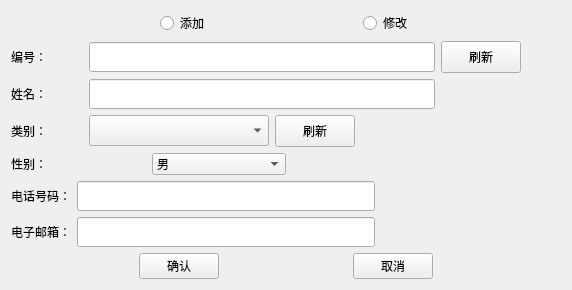
       <widget class="QWidget" name="tab_5">
        <attribute name="title">
         <string>添加修改联系人</string>
        </attribute>
        <layout class="QVBoxLayout" name="verticalLayout_5">
         <item>
          <layout class="QHBoxLayout" name="horizontalLayout_35">
           <item>
            <spacer name="horizontalSpacer_47">
             <property name="orientation">
              <enum>Qt::Horizontal</enum>
             </property>
             <property name="sizeHint" stdset="0">
              <size>
               <width>40</width>
               <height>20</height>
              </size>
             </property>
            </spacer>
           </item>
           <item>
            <widget class="QRadioButton" name="rdbn_add">
             <property name="text">
              <string>添加</string>
             </property>
            </widget>
           </item>
           <item>
            <spacer name="horizontalSpacer_49">
             <property name="orientation">
              <enum>Qt::Horizontal</enum>
             </property>
             <property name="sizeHint" stdset="0">
              <size>
               <width>40</width>
               <height>20</height>
              </size>
             </property>
            </spacer>
           </item>
           <item>
            <widget class="QRadioButton" name="rdbn_change">
             <property name="text">
              <string>修改</string>
             </property>
            </widget>
           </item>
           <item>
            <spacer name="horizontalSpacer_48">
             <property name="orientation">
              <enum>Qt::Horizontal</enum>
             </property>
             <property name="sizeHint" stdset="0">
              <size>
               <width>40</width>
               <height>20</height>
              </size>
             </property>
            </spacer>
           </item>
          </layout>
         </item>
         <item>
          <layout class="QHBoxLayout" name="horizontalLayout_30">
           <item>
            <layout class="QHBoxLayout" name="horizontalLayout_20">
             <item>
              <widget class="QLabel" name="label_12">
               <property name="minimumSize">
                <size>
                 <width>72</width>
                 <height>30</height>
                </size>
               </property>
               <property name="maximumSize">
                <size>
                 <width>72</width>
                 <height>30</height>
                </size>
               </property>
               <property name="text">
                <string>编号：</string>
               </property>
              </widget>
             </item>
             <item>
              <widget class="QLineEdit" name="le_connectnum">
               <property name="minimumSize">
                <size>
                 <width>346</width>
                 <height>30</height>
                </size>
               </property>
               <property name="maximumSize">
                <size>
                 <width>346</width>
                 <height>30</height>
                </size>
               </property>
               <property name="clearButtonEnabled">
                <bool>true</bool>
               </property>
              </widget>
             </item>
            </layout>
           </item>
           <item>
            <widget class="QPushButton" name="refreshnum">
             <property name="minimumSize">
              <size>
               <width>80</width>
               <height>32</height>
              </size>
             </property>
             <property name="maximumSize">
              <size>
               <width>80</width>
               <height>32</height>
              </size>
             </property>
             <property name="text">
              <string>刷新</string>
             </property>
            </widget>
           </item>
           <item>
            <spacer name="horizontalSpacer_35">
             <property name="orientation">
              <enum>Qt::Horizontal</enum>
             </property>
             <property name="sizeHint" stdset="0">
              <size>
               <width>40</width>
               <height>20</height>
              </size>
             </property>
            </spacer>
           </item>
          </layout>
         </item>
         <item>
          <layout class="QHBoxLayout" name="horizontalLayout_29">
           <item>
            <layout class="QHBoxLayout" name="horizontalLayout_21">
             <item>
              <widget class="QLabel" name="label_13">
               <property name="minimumSize">
                <size>
                 <width>72</width>
                 <height>30</height>
                </size>
               </property>
               <property name="maximumSize">
                <size>
                 <width>72</width>
                 <height>30</height>
                </size>
               </property>
               <property name="text">
                <string>姓名：</string>
               </property>
              </widget>
             </item>
             <item>
              <widget class="QLineEdit" name="le_connectname">
               <property name="minimumSize">
                <size>
                 <width>346</width>
                 <height>30</height>
                </size>
               </property>
               <property name="maximumSize">
                <size>
                 <width>346</width>
                 <height>30</height>
                </size>
               </property>
               <property name="clearButtonEnabled">
                <bool>true</bool>
               </property>
              </widget>
             </item>
            </layout>
           </item>
           <item>
            <spacer name="horizontalSpacer_34">
             <property name="orientation">
              <enum>Qt::Horizontal</enum>
             </property>
             <property name="sizeHint" stdset="0">
              <size>
               <width>40</width>
               <height>20</height>
              </size>
             </property>
            </spacer>
           </item>
          </layout>
         </item>
         <item>
          <layout class="QHBoxLayout" name="horizontalLayout_10" stretch="5,1,4">
           <item>
            <layout class="QHBoxLayout" name="horizontalLayout_50" stretch="0">
             <item>
              <layout class="QHBoxLayout" name="horizontalLayout_49" stretch="2,5">
               <item>
                <widget class="QLabel" name="label_14">
                 <property name="text">
                  <string>类别：</string>
                 </property>
                </widget>
               </item>
               <item>
                <widget class="QComboBox" name="comboBox">
                 <property name="font">
                  <font>
                   <pointsize>14</pointsize>
                  </font>
                 </property>
                 <property name="currentIndex">
                  <number>-1</number>
                 </property>
                 <property name="duplicatesEnabled">
                  <bool>false</bool>
                 </property>
                </widget>
               </item>
              </layout>
             </item>
            </layout>
           </item>
           <item>
            <widget class="QPushButton" name="refresh">
             <property name="minimumSize">
              <size>
               <width>80</width>
               <height>32</height>
              </size>
             </property>
             <property name="maximumSize">
              <size>
               <width>80</width>
               <height>32</height>
              </size>
             </property>
             <property name="text">
              <string>刷新</string>
             </property>
            </widget>
           </item>
           <item>
            <spacer name="horizontalSpacer_25">
             <property name="orientation">
              <enum>Qt::Horizontal</enum>
             </property>
             <property name="sizeHint" stdset="0">
              <size>
               <width>40</width>
               <height>20</height>
              </size>
             </property>
            </spacer>
           </item>
          </layout>
         </item>
         <item>
          <layout class="QHBoxLayout" name="horizontalLayout_28" stretch="1,1">
           <item>
            <layout class="QHBoxLayout" name="horizontalLayout_22">
             <item>
              <widget class="QLabel" name="label_15">
               <property name="text">
                <string>性别：</string>
               </property>
              </widget>
             </item>
             <item>
              <widget class="QComboBox" name="comboBox_sex">
               <item>
                <property name="text">
                 <string>男</string>
                </property>
               </item>
               <item>
                <property name="text">
                 <string>女</string>
                </property>
               </item>
              </widget>
             </item>
            </layout>
           </item>
           <item>
            <spacer name="horizontalSpacer_36">
             <property name="orientation">
              <enum>Qt::Horizontal</enum>
             </property>
             <property name="sizeHint" stdset="0">
              <size>
               <width>40</width>
               <height>20</height>
              </size>
             </property>
            </spacer>
           </item>
          </layout>
         </item>
         <item>
          <layout class="QHBoxLayout" name="horizontalLayout_27">
           <item>
            <layout class="QHBoxLayout" name="horizontalLayout_23">
             <item>
              <widget class="QLabel" name="label_16">
               <property name="text">
                <string>电话号码：</string>
               </property>
              </widget>
             </item>
             <item>
              <widget class="QLineEdit" name="le_phonenum">
               <property name="minimumSize">
                <size>
                 <width>298</width>
                 <height>30</height>
                </size>
               </property>
               <property name="maximumSize">
                <size>
                 <width>298</width>
                 <height>30</height>
                </size>
               </property>
               <property name="clearButtonEnabled">
                <bool>true</bool>
               </property>
              </widget>
             </item>
            </layout>
           </item>
           <item>
            <spacer name="horizontalSpacer_37">
             <property name="orientation">
              <enum>Qt::Horizontal</enum>
             </property>
             <property name="sizeHint" stdset="0">
              <size>
               <width>40</width>
               <height>20</height>
              </size>
             </property>
            </spacer>
           </item>
          </layout>
         </item>
         <item>
          <layout class="QHBoxLayout" name="horizontalLayout_26">
           <item>
            <layout class="QHBoxLayout" name="horizontalLayout_24">
             <item>
              <widget class="QLabel" name="label_17">
               <property name="text">
                <string>电子邮箱：</string>
               </property>
              </widget>
             </item>
             <item>
              <widget class="QLineEdit" name="le_connectmail">
               <property name="minimumSize">
                <size>
                 <width>298</width>
                 <height>30</height>
                </size>
               </property>
               <property name="maximumSize">
                <size>
                 <width>298</width>
                 <height>30</height>
                </size>
               </property>
               <property name="clearButtonEnabled">
                <bool>true</bool>
               </property>
              </widget>
             </item>
            </layout>
           </item>
           <item>
            <spacer name="horizontalSpacer_38">
             <property name="orientation">
              <enum>Qt::Horizontal</enum>
             </property>
             <property name="sizeHint" stdset="0">
              <size>
               <width>40</width>
               <height>20</height>
              </size>
             </property>
            </spacer>
           </item>
          </layout>
         </item>
         <item>
          <layout class="QHBoxLayout" name="horizontalLayout_25">
           <item>
            <spacer name="horizontalSpacer_39">
             <property name="orientation">
              <enum>Qt::Horizontal</enum>
             </property>
             <property name="sizeHint" stdset="0">
              <size>
               <width>40</width>
               <height>20</height>
              </size>
             </property>
            </spacer>
           </item>
           <item>
            <widget class="QPushButton" name="pbtn_addchange">
             <property name="text">
              <string>确认</string>
             </property>
            </widget>
           </item>
           <item>
            <spacer name="horizontalSpacer_40">
             <property name="orientation">
              <enum>Qt::Horizontal</enum>
             </property>
             <property name="sizeHint" stdset="0">
              <size>
               <width>40</width>
               <height>20</height>
              </size>
             </property>
            </spacer>
           </item>
           <item>
            <widget class="QPushButton" name="pbtn_connectcancle">
             <property name="text">
              <string>取消</string>
             </property>
            </widget>
           </item>
           <item>
            <spacer name="horizontalSpacer_41">
             <property name="orientation">
              <enum>Qt::Horizontal</enum>
             </property>
             <property name="sizeHint" stdset="0">
              <size>
               <width>40</width>
               <height>20</height>
              </size>
             </property>
            </spacer>
           </item>
          </layout>
         </item>
        </layout>
       </widget>
